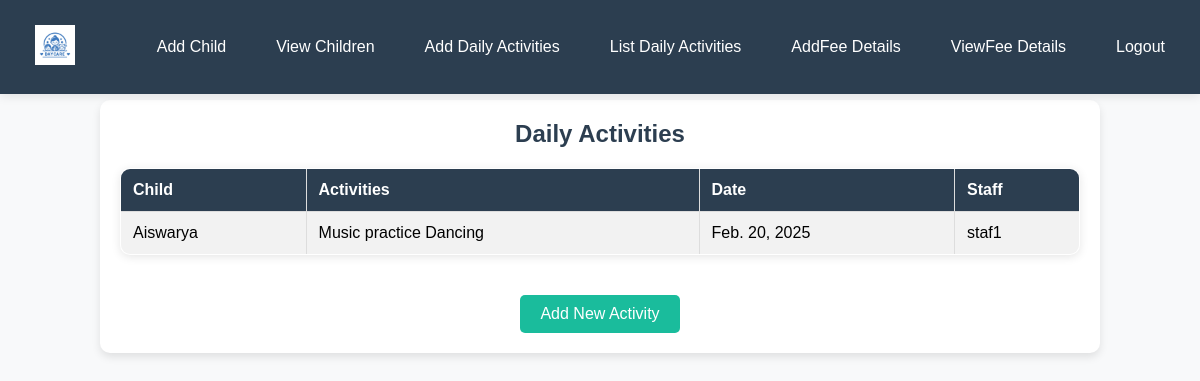
Screenshot of /listdailyactivity/ with the database file from the repository.
### app/models.py (models this page shows, shortened)
class DailyActivity(models.Model):
    staff = models.ForeignKey(Staf, on_delete=models.CASCADE, related_name="activities")
    child = models.ForeignKey(Child, on_delete=models.CASCADE, related_name="daily_activities")
    date = models.DateField(auto_now_add=True)
    description = models.TextField()

class Child(models.Model):
    staff = models.ForeignKey(Staf, on_delete=models.CASCADE, related_name="children")
    name = models.CharField(max_length=100)
    age = models.IntegerField()
    gender = models.CharField(max_length=10, choices=[("Male", "Male"), ("Female", "Female")])
    admission_date = models.DateField(auto_now_add=True)
    image = models.ImageField(upload_to="child_images/", blank=True, null=True)
    medical_health = models.TextField(blank=True, null=True)  # New Field for Health Records
    fee_status = models.CharField(
        max_length=20,
        choices=[("Paid", "Paid"), ("Pending", "Pending"), ("Overdue", "Overdue")],
        default="Pending"
    )  # New Field for Fee Status

class Staf(models.Model):
    name = models.CharField(max_length=100)
    email = models.EmailField(unique=True)
    password = models.CharField(max_length=255)
    location = models.CharField(max_length=255)

### app/views.py (the view)
# urls.py: path('listdailyactivity/', views.list_daily_activity, name='list_daily_activity'),
def list_daily_activity(request):
    activities = DailyActivity.objects.all().order_by('-date')  # Show latest first
    return render(request, 'staf/list_daily_activity.html', {'activities': activities})

### templates/staf/list_daily_activity.html (shortened to what this page needs)
<!DOCTYPE html>
<html lang="en">
<head>
</head>
<body>
    <nav>
        <a href="../stafhome"> <img src="../static/daycare-logo-icon-childcare-logo-kindergarten-logo-school-concept-isolated-silhouette-illustration-vector.jpg" alt="logo" class="logo"></a>
         <ul>
             <li><a href="../addchild">Add Child</a></li>
             <li><a href="../viewchildren">View Children</a></li>
             <li><a href="../adddailyactivity">Add Daily Activities</a></li>
             <li><a href="../listdailyactivity">List Daily Activities</a></li>
             <li><a href="../add_fee">AddFee Details</a></li>
             <li><a href="../view_fees">ViewFee Details</a></li>
             <li><a href="../logout">Logout</a></li>
         </ul>
     </nav>
    <div class="container">
        <h2>Daily Activities</h2>
        <table>
            <tr>
                <th>Child</th>
                <th>Activities</th>
                <th>Date</th>
                <th>Staff</th>
            </tr>
            {% for activity in activities %}
            <tr>
                <td>{{ activity.child.name }}</td>
                <td>{{ activity.description }}</td>
                <td>{{ activity.date }}</td>
                <td>{{ activity.staff.name }}</td>
            </tr>
            {% endfor %}
        </table>
        <a href="{% url 'add_daily_activity' %}" class="add-btn">Add New Activity</a>
    </div>
</body>
</html>

### templates/staf/list_daily_activity.html (style rules this page uses)
* { margin: 0; padding: 0; box-sizing: border-box; font-family: 'Arial', sans-serif; }
body { background-color: #f8f9fa; }
nav { background: #2c3e50; padding: 15px 20px; display: flex; justify-content: space-between; align-items: center; position: fixed; width: 100%; top: 0; left: 0; z-index: 1000; box-shadow: 0 2px 10px rgba(0, 0, 0, 0.1); }
.logo { height: 40px; }
nav ul { list-style: none; display: flex; gap: 20px; }
nav ul li { display: inline; }
nav a { text-decoration: none; color: white; font-size: 16px; padding: 10px 15px; transition: 0.3s; border-radius: 5px; }
.container { max-width: 1000px; margin: 100px auto 50px; padding: 20px; background: white; border-radius: 10px; box-shadow: 0 4px 8px rgba(0, 0, 0, 0.1); text-align: center; }
h2 { color: #2c3e50; margin-bottom: 20px; }
table { width: 100%; border-collapse: collapse; margin: 20px 0; background: white; border-radius: 10px; overflow: hidden; box-shadow: 0 2px 10px rgba(0, 0, 0, 0.1); }
table, th, td { border: 1px solid #ddd; }
th, td { padding: 12px; text-align: left; }
th { background: #2c3e50; color: white; }
tr:nth-child(even) { background: #f2f2f2; }
.add-btn { display: inline-block; background: #1abc9c; color: white; padding: 10px 20px; border-radius: 5px; text-decoration: none; font-size: 16px; margin-top: 20px; transition: 0.3s; }

### rows the page displays
DailyActivity: child.name "Aiswarya", description "Music practice Dancing", date "Feb. 20, 2025", staff.name "staf1"
